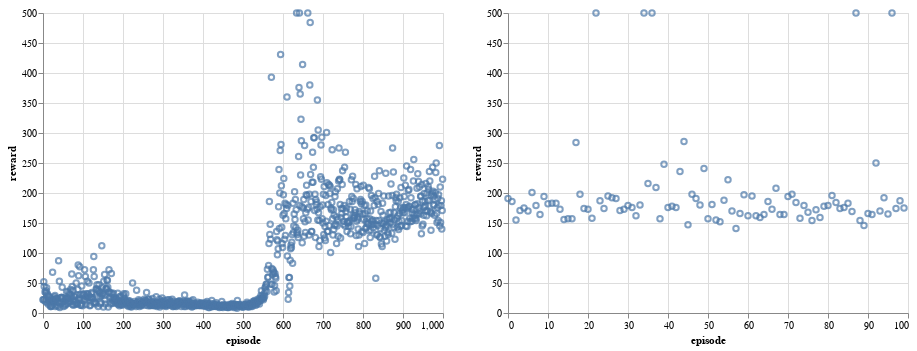

This figure's notebook cell:
### Code cell
alt.Chart(rewards).mark_point().encode(x="episode", y="reward") | alt.Chart(
    test_rewards
).mark_point().encode(x="episode", y="reward")

### Figure 1 — Vega-Lite specification as saved in the notebook (floating-point values rounded to 4 significant figures; data arrays with more than 128 entries replaced by an {"elided": "..."} marker saying what was removed)
{"config": {"view": {"continuousWidth": 400, "continuousHeight": 300}}, "hconcat": [{"data": {"name": "data-ef8a93e552f125ac37540d693821b453"}, "mark": "point", "encoding": {"x": {"type": "quantitative", "field": "episode"}, "y": {"type": "quantitative", "field": "reward"}}}, {"data": {"name": "data-0e533f8e5da8615af3539ea52b884f35"}, "mark": "point", "encoding": {"x": {"type": "quantitative", "field": "episode"}, "y": {"type": "quantitative", "field": "reward"}}}], "$schema": "https://vega.github.io/schema/vega-lite/v4.8.1.json", "datasets": {"data-ef8a93e552f125ac37540d693821b453": {"elided": "1000 records"}, "data-0e533f8e5da8615af3539ea52b884f35": [{"episode": 0, "reward": 191.0}, {"episode": 1, "reward": 186.0}, {"episode": 2, "reward": 155.0}, {"episode": 3, "reward": 171.0}, {"episode": 4, "reward": 175.0}, {"episode": 5, "reward": 170.0}, {"episode": 6, "reward": 201.0}, {"episode": 7, "reward": 179.0}, {"episode": 8, "reward": 164.0}, {"episode": 9, "reward": 194.0}, {"episode": 10, "reward": 182.0}, {"episode": 11, "reward": 183.0}, {"episode": 12, "reward": 183.0}, {"episode": 13, "reward": 173.0}, {"episode": 14, "reward": 156.0}, {"episode": 15, "reward": 157.0}, {"episode": 16, "reward": 157.0}, {"episode": 17, "reward": 284.0}, {"episode": 18, "reward": 198.0}, {"episode": 19, "reward": 174.0}, {"episode": 20, "reward": 173.0}, {"episode": 21, "reward": 158.0}, {"episode": 22, "reward": 500.0}, {"episode": 23, "reward": 187.0}, {"episode": 24, "reward": 174.0}, {"episode": 25, "reward": 195.0}, {"episode": 26, "reward": 192.0}, {"episode": 27, "reward": 191.0}, {"episode": 28, "reward": 171.0}, {"episode": 29, "reward": 173.0}, {"episode": 30, "reward": 179.0}, {"episode": 31, "reward": 176.0}, {"episode": 32, "reward": 162.0}, {"episode": 33, "reward": 180.0}, {"episode": 34, "reward": 500.0}, {"episode": 35, "reward": 216.0}, {"episode": 36, "reward": 500.0}, {"episode": 37, "reward": 209.0}, {"episode": 38, "reward": 157.0}, {"episode": 39, "reward": 248.0}, {"episode": 40, "reward": 176.0}, {"episode": 41, "reward": 178.0}, {"episode": 42, "reward": 176.0}, {"episode": 43, "reward": 236.0}, {"episode": 44, "reward": 286.0}, {"episode": 45, "reward": 147.0}, {"episode": 46, "reward": 198.0}, {"episode": 47, "reward": 191.0}, {"episode": 48, "reward": 180.0}, {"episode": 49, "reward": 241.0}, {"episode": 50, "reward": 157.0}, {"episode": 51, "reward": 181.0}, {"episode": 52, "reward": 155.0}, {"episode": 53, "reward": 152.0}, {"episode": 54, "reward": 188.0}, {"episode": 55, "reward": 222.0}, {"episode": 56, "reward": 170.0}, {"episode": 57, "reward": 141.0}, {"episode": 58, "reward": 166.0}, {"episode": 59, "reward": 197.0}, {"episode": 60, "reward": 162.0}, {"episode": 61, "reward": 195.0}, {"episode": 62, "reward": 162.0}, {"episode": 63, "reward": 159.0}, {"episode": 64, "reward": 164.0}, {"episode": 65, "reward": 186.0}, {"episode": 66, "reward": 173.0}, {"episode": 67, "reward": 208.0}, {"episode": 68, "reward": 164.0}, {"episode": 69, "reward": 164.0}, {"episode": 70, "reward": 194.0}, {"episode": 71, "reward": 198.0}, {"episode": 72, "reward": 184.0}, {"episode": 73, "reward": 158.0}, {"episode": 74, "reward": 179.0}, {"episode": 75, "reward": 168.0}, {"episode": 76, "reward": 154.0}, {"episode": 77, "reward": 172.0}, {"episode": 78, "reward": 159.0}, {"episode": 79, "reward": 178.0}, {"episode": 80, "reward": 179.0}, {"episode": 81, "reward": 196.0}, {"episode": 82, "reward": 184.0}, {"episode": 83, "reward": 174.0}, {"episode": 84, "reward": 176.0}, {"episode": 85, "reward": 183.0}, {"episode": 86, "reward": 169.0}, {"episode": 87, "reward": 500.0}, {"episode": 88, "reward": 154.0}, {"episode": 89, "reward": 146.0}, {"episode": 90, "reward": 166.0}, {"episode": 91, "reward": 164.0}, {"episode": 92, "reward": 250.0}, {"episode": 93, "reward": 170.0}, {"episode": 94, "reward": 192.0}, {"episode": 95, "reward": 165.0}, {"episode": 96, "reward": 500.0}, {"episode": 97, "reward": 174.0}, {"episode": 98, "reward": 187.0}, {"episode": 99, "reward": 175.0}]}}
